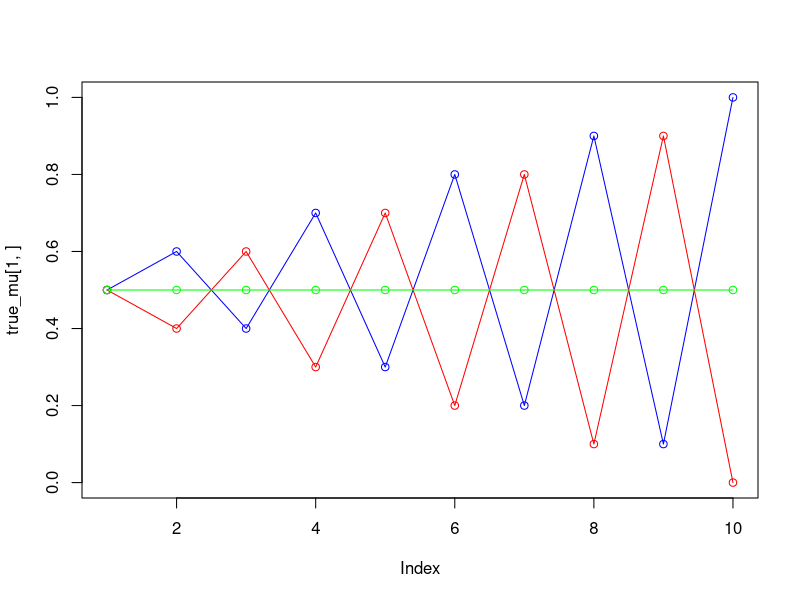
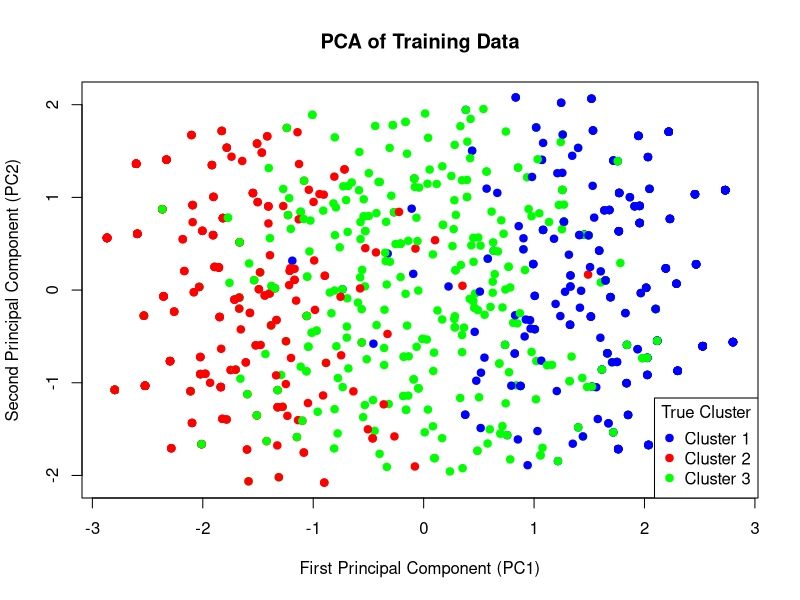
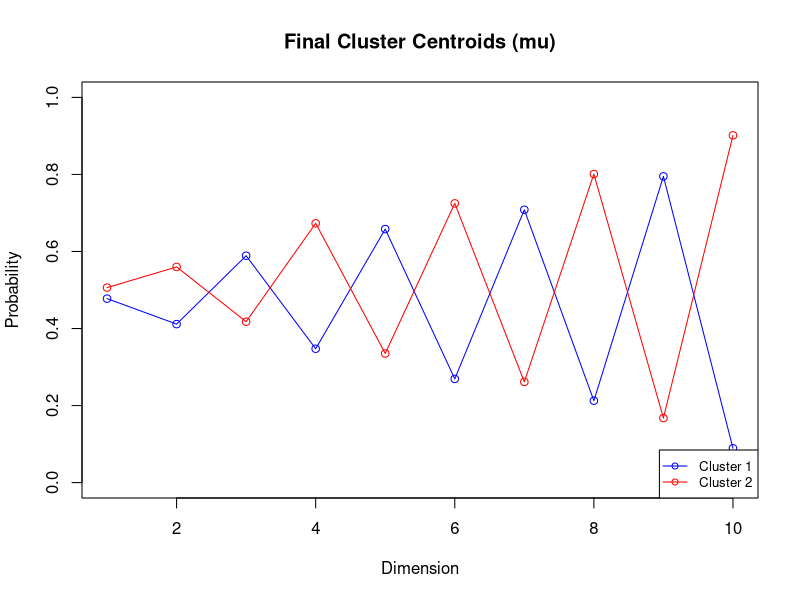
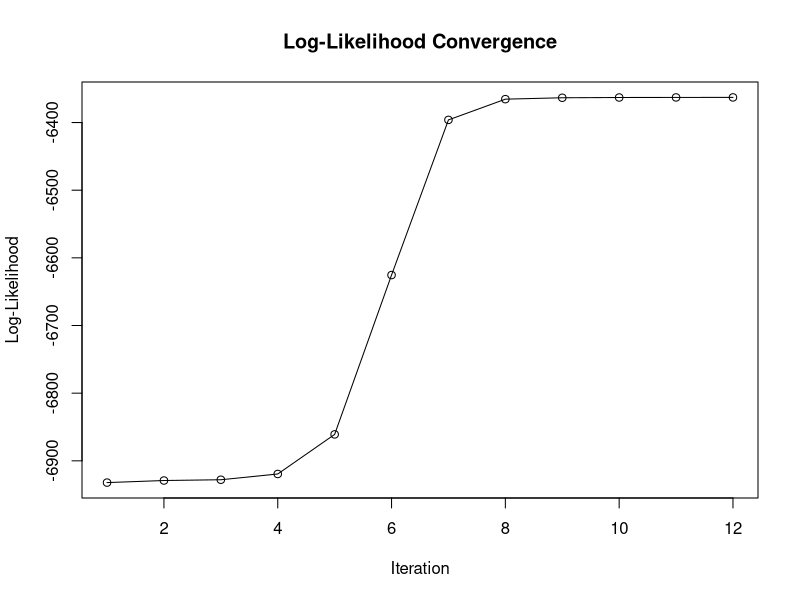
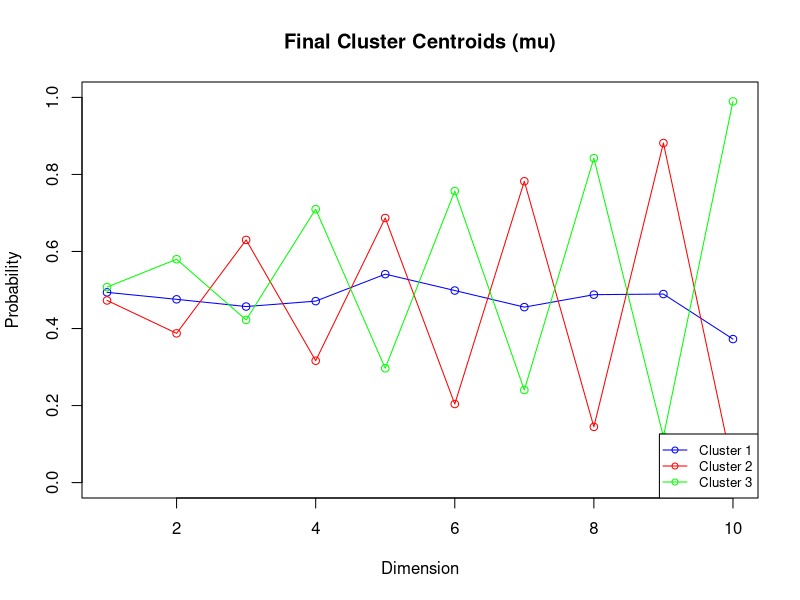
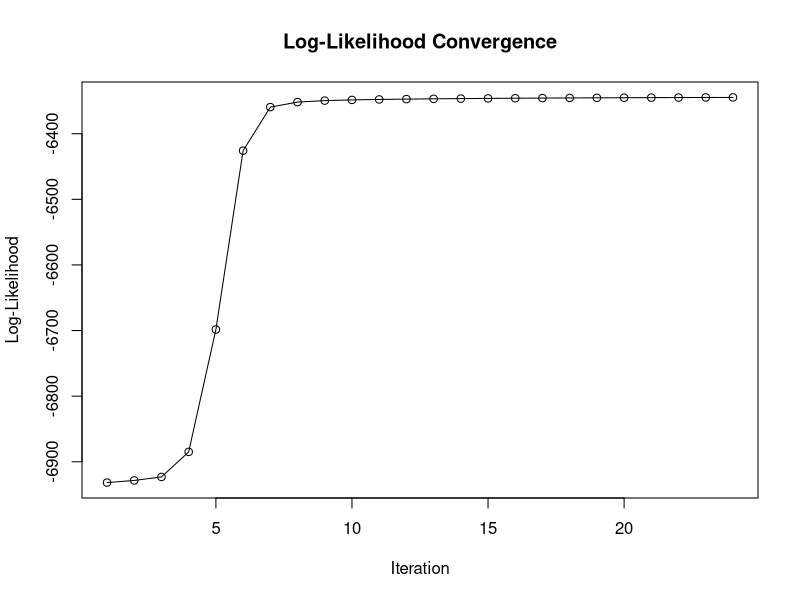
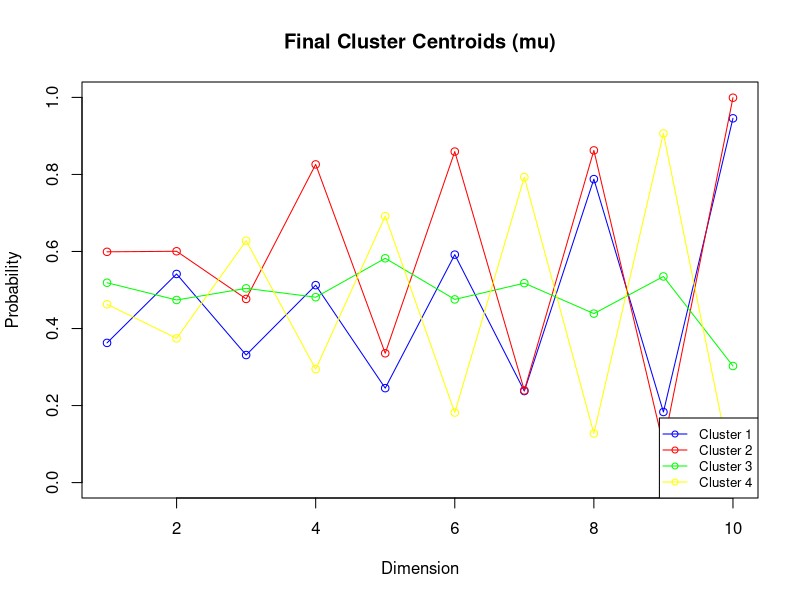
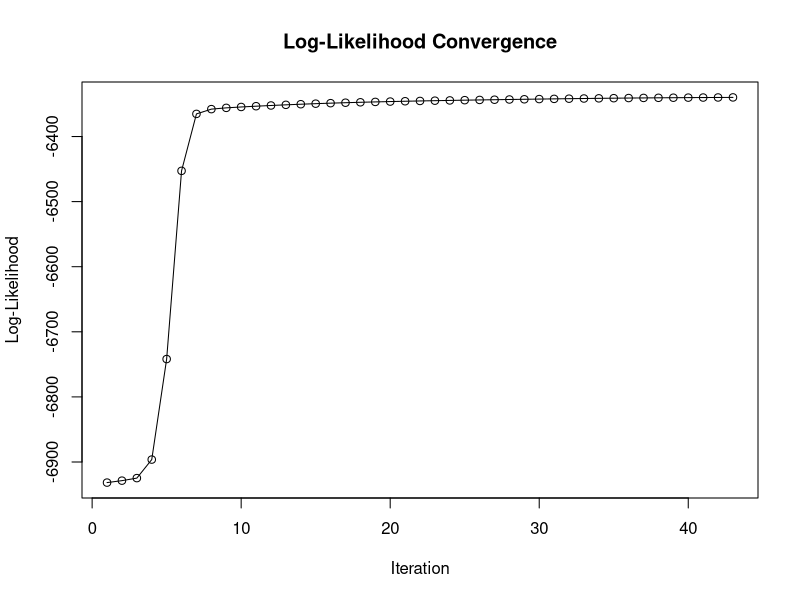

Source code (R) for these figures, in order:
## ---- chunk 1
knitr::opts_chunk$set(echo = FALSE)
## ---- chunk 2
library(randomForest)
library(dplyr)
library(mvtnorm)
## ---- chunk 3

#######################
#
# TASK 1 CODE
#
#######################


# Simulating missclassification error against the same Y-labels for 1, 10 and 100 trees. 
# Computing the spread and location of the missclassification error for 1000 simulations.
random_forest_sim <- function(NS = 25, condition = function(x1, x2){
  x1 < x2
  
}) {
  
  # ------------------------
  
  set.seed(1234)
  x1<-runif(1000)
  x2<-runif(1000)
  tedata<-cbind(x1,x2)
  y<-as.numeric(condition(x1, x2))
  telabels<-as.factor(y)
  
  
  
  # ------------------------
  
  
  ntree <- c(1, 10, 100)
  n <- 1000
  
  miss_df <- matrix(0, 3, length(ntree)) %>%  as.data.frame()
  rownames(miss_df) <- c("mu", "var", "sd")
  colnames(miss_df) <- ntree
  
  
  for (nt in ntree) {
    missrate <- rep(1, n)
    for (i in 1:n) {
      
      x1<-runif(100)
      x2<-runif(100)
      trdata<-cbind(x1,x2)
      y<-as.numeric(condition(x1, x2))
      trlabels<-as.factor(y)
      
      model <- randomForest(x = trdata, y = trlabels, ntree = nt, keep.forest = TRUE, 
                            nodesize = NS)
      
      y_hat <- predict(model, tedata)
      missrate[i] <-  mean(y_hat != telabels)
      
    }
    
    miss_df[1, which(nt == ntree)] <- mean(missrate)
    miss_df[2, which(nt == ntree)] <- var(missrate)
    miss_df[3, which(nt == ntree)] <- sd(missrate)
  }
  
  return(miss_df)
}

## ---- chunk 4


# x1 < x2
rf1 <- random_forest_sim(NS = 25)

rf1 %>% round(4)

## ---- chunk 5

# x1 < 0.5
rf2 <- random_forest_sim(condition = function(x1, x2){
  x1 < 0.5
})

rf2 %>% round(4)


## ---- chunk 6
# divide the domain into 4 equal squares, top right and bottom left is 1, otherwise 0.
rf3 <- random_forest_sim(NS = 12, condition = function(x1, x2){
  (x1<0.5 & x2<0.5) | (x1>0.5 & x2>0.5)
})

rf3 %>% round(4)


## ---- chunk 7


print("with the others nodesize")
rf1 <- random_forest_sim(NS = 12)
rf1 %>% round(4)
rf3 <- random_forest_sim(NS = 12, condition = function(x1, x2){
  (x1<0.5 & x2<0.5) | (x1>0.5 & x2>0.5)
})
rf3 %>% round(4)


## ---- chunk 8

#######################
#
# TASK 2 CODE
#
#######################

# --- Data Generation (with cluster tracking) ---
seed_value <- 1234567890
set.seed(seed_value)
n=1000 
D=10 
x <- matrix(nrow=n, ncol=D)
true_pi=c(1/3, 1/3, 1/3)
true_mu <- matrix(nrow=3, ncol=D)
true_mu[1,]=c(0.5,0.6,0.4,0.7,0.3,0.8,0.2,0.9,0.1,1)
true_mu[2,]=c(0.5,0.4,0.6,0.3,0.7,0.2,0.8,0.1,0.9,0)
true_mu[3,]=c(0.5,0.5,0.5,0.5,0.5,0.5,0.5,0.5,0.5,0.5)
plot(true_mu[1,], type="o", col="blue", ylim=c(0,1))
points(true_mu[2,], type="o", col="red")
points(true_mu[3,], type="o", col="green")
## ---- chunk 9
# This vector will store the true cluster for each point
true_cluster_ids <- vector(length = n)

# Generate the training data
for(i in 1:n) {
  # Sample a cluster for the data point
  m <- sample(1:3, 1, prob = true_pi)
  # Store the cluster id
  true_cluster_ids[i] <- m
  # Generate the data point from the chosen cluster's distribution
  for(d in 1:D) {
    x[i,d] <- rbinom(1, 1, true_mu[m,d])
  }
}

# Plotting the Training Data with PCA
pca_result <- prcomp(x, center = TRUE, scale. = TRUE)
pca_plot_data <- as.data.frame(pca_result$x[, 1:2])
colnames(pca_plot_data) <- c("PC1", "PC2")
cluster_colors <- c("blue", "red", "green")
plot(pca_plot_data$PC1, pca_plot_data$PC2,
     main = "PCA of Training Data",
     xlab = "First Principal Component (PC1)",
     ylab = "Second Principal Component (PC2)",
     pch = 19,  # Use solid circles for points
     col = cluster_colors[true_cluster_ids]) # Assign colors based on true cluster IDs
legend("bottomright",
       legend = c("Cluster 1", "Cluster 2", "Cluster 3"),
       col = cluster_colors,
       pch = 19,
       title = "True Cluster")
## ---- chunk 10
em_algo <- function(M, x, seed=NULL) {
  n <- nrow(x)
  D <- ncol(x)
  max_it <- 100
  min_change <- 0.1
  w <- matrix(nrow=n, ncol=M) # weights
  pi <- vector(length = M) # mixing coefficients
  mu <- matrix(nrow=M, ncol=D) # conditional distributions
  llik <- vector(length = max_it) # log likelihood of the EM iterations
  
  # If a seed is provided, set it. This makes the run reproducible.
  # Important as the algorithm appears to be very sensitive to     initialization
  if (!is.null(seed)) {
    set.seed(seed)
  }
  # Random initialization of the parameters
  pi <- runif(M,0.49,0.51)
  pi <- pi / sum(pi)
  for(m in 1:M) {
    mu[m,] <- runif(D,0.49,0.51)
  }
  colors = c("blue", "red", "green", "yellow")
  for(it in 1:max_it) {
    # E-step: Computation of the weights
    for (i in 1:n) {
      # Calculate the probability of each data point belonging to each cluster
      for (m in 1:M) {
        # The term prod(mu[m,]^x[i,] * (1-mu[m,])^(1-x[i,])) calculates the probability
        # of observing the data point x[i,] given it was generated by cluster m.
        # This is multiplied by the mixing coefficient pi[m].
        w[i, m] <- pi[m] * prod(mu[m,]^x[i,] * (1 - mu[m,])^(1 - x[i,]))
      }
      # Normalize the weights for each data point so that they sum to 1.
      # This gives the posterior probability of cluster membership.
      w[i,] <- w[i,] / sum(w[i,])
    }
    #Log likelihood computation.
    llik[it] <- 0
    for (i in 1:n) {
      log_sum <- 0
      for (m in 1:M) {
        # The probability of a data point is the sum of the probabilities of that
        # data point being generated by each cluster, weighted by the mixing coefficients.
        log_sum <- log_sum + pi[m] * prod(mu[m,]^x[i,] * (1 - mu[m,])^(1 - x[i,]))
      }
      # We take the log of this sum and add it to the total log-likelihood.
      llik[it] <- llik[it] + log(log_sum)
    }
    flush.console()
    # Stop if the lok likelihood has not changed significantly
    if (it > 1) {
      if (abs(llik[it] - llik[it - 1]) < min_change) {
        break
      }
    }
    #M-step: ML parameter estimation from the data and weights
    # Re-estimate the mixing coefficients.
    for (m in 1:M) {
      # The new mixing coefficient for a cluster is the average of the weights
      # of that cluster over all data points.
      pi[m] <- sum(w[, m]) / n
    }
    # Re-estimate the conditional distributions (mu).
    for (m in 1:M) {
      # The new mean for a cluster is the weighted average of the data points,
      # where the weights are the posterior probabilities of cluster membership.
      mu[m,] <- colSums(x * w[, m]) / sum(w[, m])
    }
  }
  results <- list(
    pi = pi,                 # Final mixing coefficients
    mu = mu,                 # Final conditional probabilities (centroids)
    llik = llik[1:it]      # Log-likelihood values for iterations that were run
  )
  
  return(results)
}


plotting <- function(pi, mu, llik) {
  colors <- c("blue", "red", "green", "yellow")
  # par(mfrow = c(2, 1))
  plot(mu[1,], type="o", col="blue", ylim=c(0,1),
       main = "Final Cluster Centroids (mu)",
       xlab = "Dimension",
       ylab = "Probability")
  # grid()

  for (j in 2:nrow(mu)) {
    points(mu[j,], type="o", col=colors[j])
  }
  legend("bottomright", legend = paste("Cluster", 1:M), col = colors, lty = 1, pch = 1, cex=0.8)
  
  plot(llik[1:length(llik)], type="o",
       main = "Log-Likelihood Convergence",
       xlab = "Iteration",
       ylab = "Log-Likelihood")
  # grid()
  
  # par(mfrow = c(1, 1))
}

run_and_plot <- function(M, x, seed_value) {
  results <- em_algo(M, x, seed_value)
  pi <- results$pi
  mu <- results$mu
  llik <- results$llik
  print(paste("Number of clusters: ", M))
  print(paste("Log likelihood: ", llik[length(llik)]))
  print(paste("pi: ", paste(pi, collapse=", ")))
  plotting(pi, mu, llik)
  return(results)
}

all_models <- list()
## ---- chunk 11
M=2 # number of clusters
all_models[[as.character(M)]] <- run_and_plot(M, x, seed_value)
## ---- chunk 12
M=3 # number of clusters
all_models[[as.character(M)]] <- run_and_plot(M, x, seed_value)
## ---- chunk 13
M=4 # number of clusters
all_models[[as.character(M)]] <- run_and_plot(M, x, seed_value)
## ---- chunk 14
results_table <- data.frame(
  M = integer(),
  LogLikelihood = double(),
  NumParams = integer(),
  AIC = double(),
  BIC = double()
)

for (M in 2:4) {
  model <- all_models[[as.character(M)]]
  
  logL <- tail(model$llik, 1)
  k <- (M - 1) + (M * D)
  
  aic <- 2 * k - 2 * logL
  bic <- k * log(n) - 2 * logL
  
  results_table <- rbind(results_table, data.frame(
    M = M,
    LogLikelihood = logL,
    NumParams = k,
    AIC = aic,
    BIC = bic
  ))
}

knitr::kable(results_table, digits = 2, caption = "Model Selection Results")
## ---- chunk 15
#######################
#
# TASK 3 CODE
#
#######################



### DATA

set.seed(123)
N=300  # training
M=3000 # test
D=2    # dimensions

tr <- matrix(nrow=N, ncol=D+1)
te <- matrix(nrow=M, ncol=D+1)

B <- 10                 # bootstraps for bagging
pte <- matrix(nrow=M,ncol=B)  # store predictions from each model

mu1<-c(0,0)
Sigma1 <- matrix(c(5,1,1,5),D,D)
dat1<-rmvnorm(n = 1100, mu1, Sigma1)

mu2<-c(4,6)
Sigma2 <- matrix(c(5,-1,-1,5),D,D)
dat2<-rmvnorm(n = 1100, mu2, Sigma2)

mu3<-c(7,2)
Sigma3 <- matrix(c(3,2,2,3),D,D)
dat3<-rmvnorm(n = 1100, mu3, Sigma3)

# Plots the points
plot(dat1,xlim=c(-10,15),ylim=c(-10,15))
points(dat2,col="red")
points(dat3,col="blue")

# Training
tr[1:100,]   <- cbind(dat1[1:100,], 1)
tr[101:200,] <- cbind(dat2[1:100,], 2)
tr[201:300,] <- cbind(dat3[1:100,], 3)

# Test
te[1:1000,]    <- cbind(dat1[101:1100,], 1)
te[1001:2000,] <- cbind(dat2[101:1100,], 2)
te[2001:3000,] <- cbind(dat3[101:1100,], 3)

K = 3  # number of classes

### TRAIN GMM (Task 1)

train_gmm <- function(data) {
  x <- data[,1:D]
  y <- data[,D+1]
  
  pi <- numeric(K)
  mu <- matrix(0, nrow=K, ncol=D)
  Sigma <- array(0, dim=c(D,D,K))
  
  for(m in 1:K){
    xm <- x[y==m,,drop=FALSE]
    nm <- nrow(xm)
    
    pi[m] <- nm / nrow(data)                # pi_m
    mu[m,] <- colMeans(xm)                  # mu_m
    Sigma[,,m] <- cov(xm) * (nm-1)/nm       # sigma_m (ML estimate)
  }
  
  return(list(pi=pi, mu=mu, Sigma=Sigma))
}


### QDA Prediction using GMM

predict_qda <- function(model, X) {
  pi <- model$pi
  mu <- model$mu
  Sigma <- model$Sigma
  
  M_test <- nrow(X)
  scores <- matrix(0, nrow=M_test, ncol=K)
  
  for(m in 1:K){
    scores[,m] <- log(pi[m]) + 
      dmvnorm(X, mean=mu[m,], sigma=Sigma[,,m], log=TRUE)
  }
  
  pred <- max.col(scores)    # argmax
  return(pred)
}


### ------ TASK 1: SINGLE MODEL ------

model1 <- train_gmm(tr)
pred1 <- predict_qda(model1, te[,1:D])

true_labels <- te[,D+1]
error1 <- mean(pred1 != true_labels)

cat("Task 1: Test Error (Single GMM/QDA Model) =", error1, "\n")


### ------ TASK 2: BAGGING ------


### Utility: majority vote

getmode <- function(v) {
  uniqv <- unique(v)
  uniqv[which.max(tabulate(match(v, uniqv)))]
}

for(b in 1:B){
  
  # Bootstrap training sample
  idx <- sample(1:N, N, replace=TRUE)
  boot_data <- tr[idx,]
  
  # Train model on bootstrap
  model_b <- train_gmm(boot_data)
  
  # Predict test
  pte[,b] <- predict_qda(model_b, te[,1:D])
}

# Majority vote for each test point
final_pred <- apply(pte, 1, getmode)

error_bag <- mean(final_pred != true_labels)

cat("Task 2: Test Error (Bagging with B =",B,") =", error_bag, "\n")

